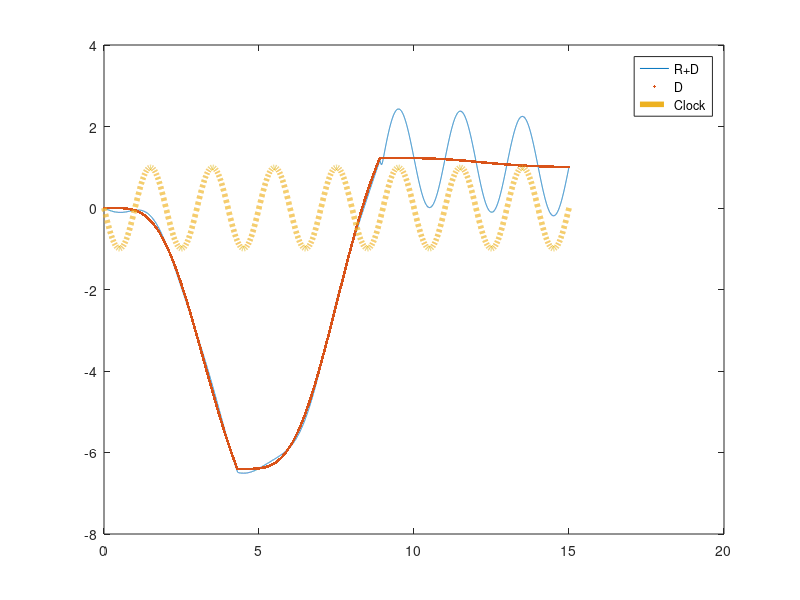
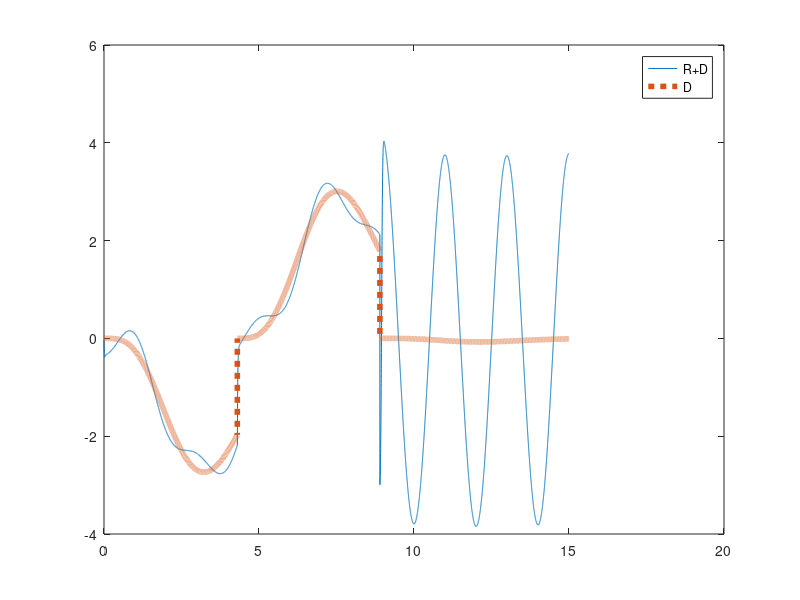

Reproduce these figures in MATLAB, in order.
clear all; 
close all;

c=0.05;

x_d(1)=0.0;
y_d(1)=0.0;

x_r(1)=0.0;
y_r(1)=0.01;

x_d2(1)=0.0;
y_d2(1)=0.0;

x_r2(1)=0.0;
y_r2(1)=0.0;

x_c(1)=0.0;
y_c(1)=1.0;

theta_c=0.0;
epsilon_c =8;
m_clock = 1.0;
x(1)=0;
dt=0.001;
T(1)=0;

f=0;
h(1)=0.1;
l(1)=0.0;

r=0;
test=0;
g= 0.0;
a= 15;
m=-15;
b=5;
epsilon=1;
b_go=0.5; %b_go
u_go=1; %u_go

g=-0.8552/0.1;
g2=0;

omega=2*pi*0.5;

epsilon_i =1.0;
theta_i=0.0;

m=-5;
m2=-5;
test=0;

da(1)=0;


for i = [1:(15.0/dt)]

      if(T(i)>4.3)
        if(test==0)
          l(i)=0;
          test=1       
        end
        m=-5;
        m2=-5;
        g=3;
      end
     
     if(T(i)>8.9)
           if(test==1)
                l(i)=0;
                test=2;
           end 
        m=1;
        m2=1;
        g=1;
     end
    
   r_clock=sqrt(x_c(i)^2+y_c(i)^2);
   dx_c(i) = a * (m_clock-r_clock^2) * x_c(i) - omega* y_c(i);
   dy_c(i) = a * (m_clock-r_clock^2) * y_c(i) + omega*x_c(i); 
     
   dl(i)=b_go*(-l(i)+u_go);
   
   %dy_d(i) = b*(b/4*(g-x_d(i))- y_d(i));
   %dx_d(i) = y_d(i);
   
    dy_d(i) = u_go^4*b*(b/4*(g-x_d(i))- y_d(i));
    dx_d(i) = l(i)^4*y_d(i);
%    
   dy_d2(i) = u_go^4*b*(b/4*(g2-x_d2(i))- y_d2(i));
   dx_d2(i) = l(i)^4*y_d2(i);
     
   r = (x_r(i)-x_d(i))^2 + y_r(i)^2;
   dx_r(i)= a*(m-r)*(x_r(i)-x_d(i))-omega*y_r(i)+epsilon_c*(cos(theta_c)*x_c(i)-sin(theta_c)*y_c(i));
   dy_r(i)= a*(m-r)*y_r(i) + omega*(x_r(i)-x_d(i))+epsilon_c*(cos(theta_c)*y_c(i)+sin(theta_c)*x_c(i)); 

% 
% if(i>1)
%        
%    da = dx_r(i)-dx_r(i-1)
%    if(dx_r(i)-dx_r(i-1)>max_acc)
%        dx_r(i) = dx_r(i-1)+max_acc;
%    end
%    if(dx_r(i-1)-dx_r(i)>max_acc)
%        dx_r(i)= dx_r(i-1)-max_acc;
%    end
% end
   dx_r(i)= dx_r(i)+ epsilon_i*(cos(-theta_i)*(x_r2(i)-x_d2(i))-sin(-theta_i)*y_r2(i));
   dy_r(i)= dy_r(i)+ epsilon_i*(cos(-theta_i)*y_r2(i)+sin(-theta_i)*(x_r2(i)-x_d2(i))); 
   
   r2 = (x_r2(i)-x_d2(i))^2 + y_r2(i)^2;
   dx_r2(i)= a*(m2-r)*(x_r2(i)-x_d2(i))-omega*y_r2(i)+epsilon_i*(cos(theta_i)*(x_r(i)-x_d(i))-sin(theta_i)*y_r(i));
   dy_r2(i)= a*(m2-r)*y_r2(i) + omega*(x_r2(i)-x_d2(i))+epsilon_i*(cos(theta_i)*y_r(i)+sin(theta_i)*(x_r(i)-x_d(i))); 

   
   T(i+1) = T(i) + dt;
        
   x_d(i+1) = x_d(i) + dx_d(i)*dt;
   y_d(i+1) = y_d(i) + dy_d(i)*dt;
   x_r(i+1) = x_r(i) + dx_r(i)*dt;
   y_r(i+1) = y_r(i) + dy_r(i)*dt;
   x_d2(i+1) = x_d2(i) + dx_d2(i)*dt;
   y_d2(i+1) = y_d2(i) + dy_d2(i)*dt;
   x_r2(i+1) = x_r2(i) + dx_r2(i)*dt;
   y_r2(i+1) = y_r2(i) + dy_r2(i)*dt;
   x_c(i+1) = x_c(i) + dx_c(i)*dt;
   y_c(i+1) = y_c(i) + dy_c(i)*dt;
    
    l(i+1)=l(i)+dl(i)*dt;
          
end

dx_d(i+1)=dx_d(i);
dx_r(i+1)=dx_r(i);
%h(i+1)=h(i);
l(i+1)=l(i);

figure(1) 
plot(T, x_r, T, x_d, '.', T, x_c,'--','LineWidth', 4)
legend('R+D', 'D', 'Clock')

figure(2) 
plot(T, dx_r, T,  dx_d,':', 'LineWidth', 4)
legend('R+D', 'D')







    
